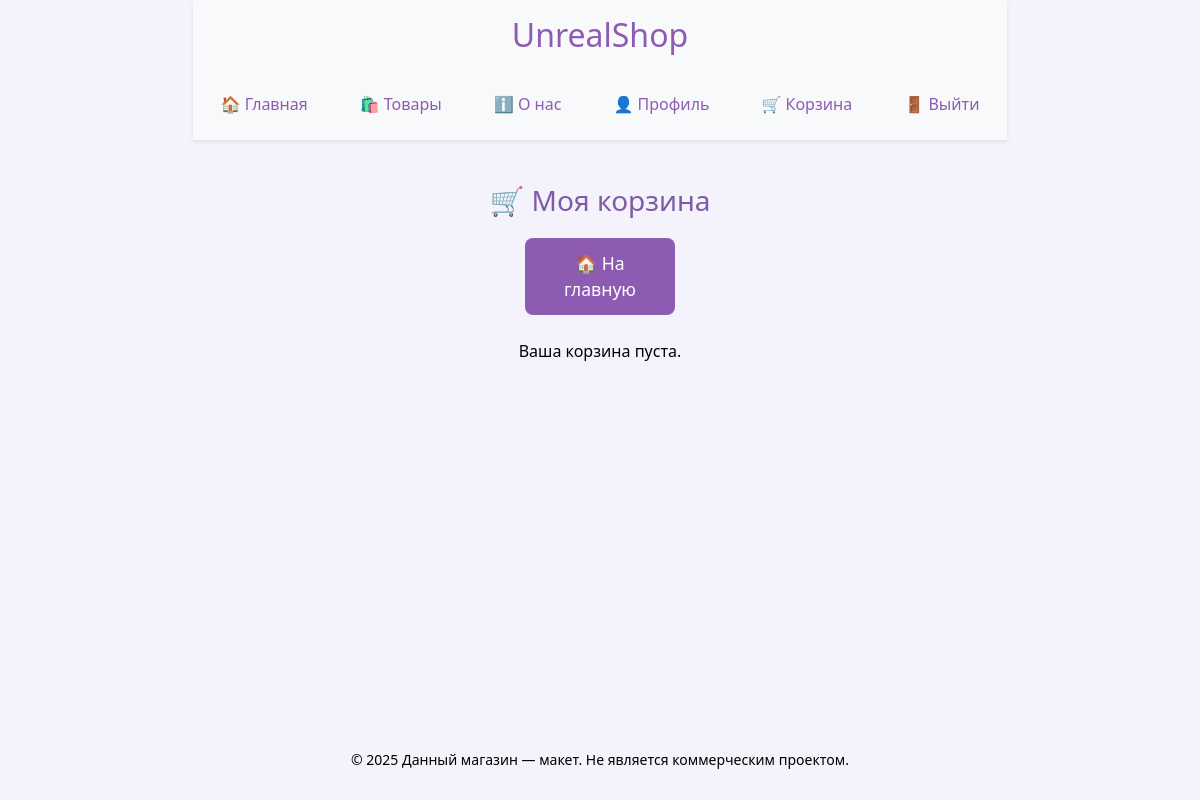
Page /cart (signed in) on the earlier database version.
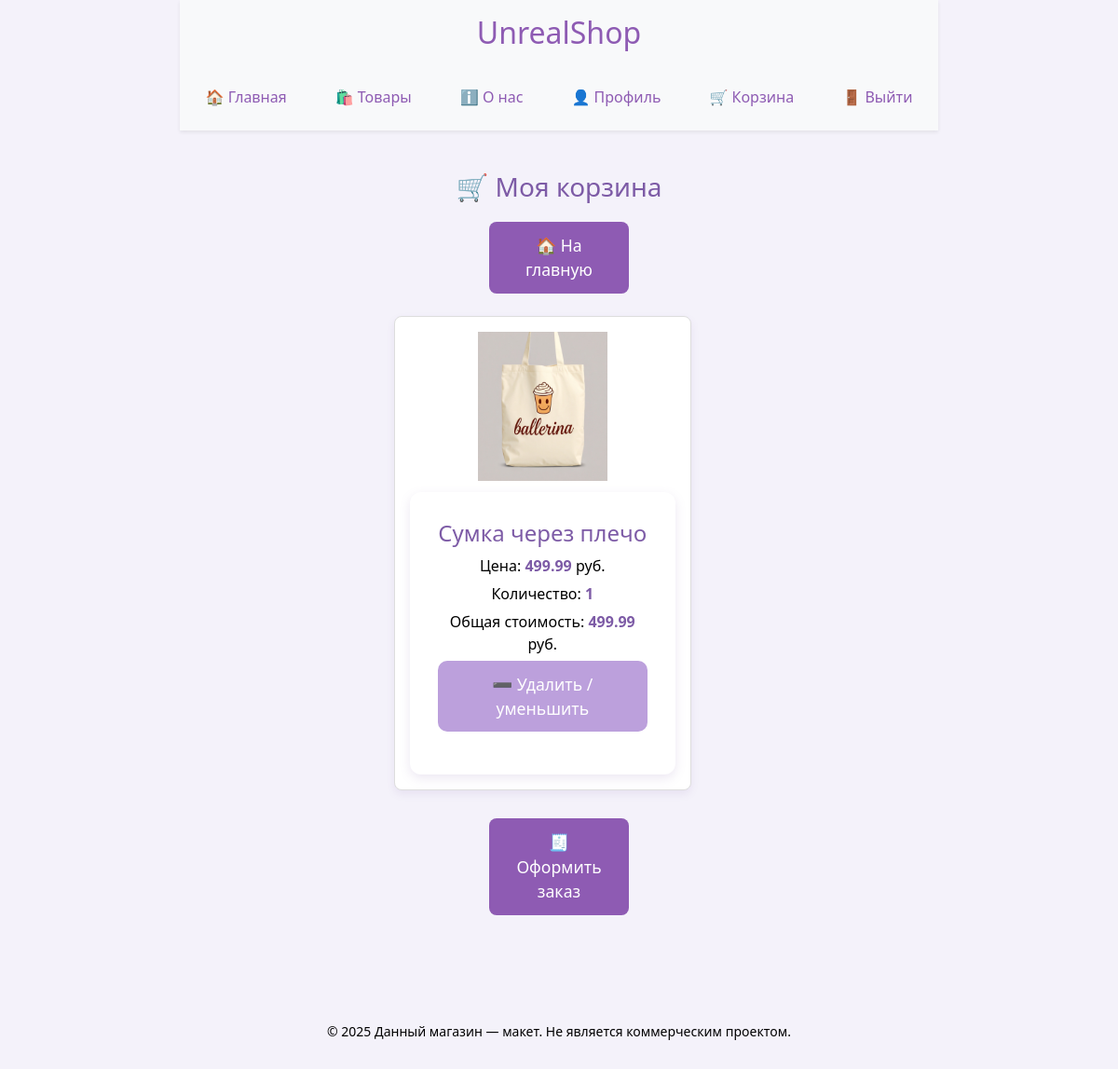
Same page on the later database version.
### website/models.py (models this page shows)
class CartItem(db.Model):
    id = db.Column(db.Integer, primary_key=True)
    user_id = db.Column(db.Integer, db.ForeignKey('user.id'), nullable=False)  # Только для авторизованных
    product_id = db.Column(db.Integer, db.ForeignKey('product.id'), nullable=False)
    quantity = db.Column(db.Integer, default=1)
    product = db.relationship('Product', backref='cart_items')

class Product(db.Model):
    id = db.Column(db.Integer, primary_key=True)
    name = db.Column(db.String(100), nullable=False)
    price = db.Column(db.Float, nullable=False)
    description = db.Column(db.Text)
    image = db.Column(db.String(200))
    category = db.Column(db.String(50), nullable=False)

### website/views.py (the view)
@views.route('/cart')
@login_required  # Доступно только авторизованным
def cart():
    cart_items = CartItem.query.filter_by(user_id=current_user.id).all()
    return render_template('cart.html', cart_items=cart_items)

### website/__init__.py (called while the page is built)
def create_app():
    app = Flask(__name__, static_folder='../static')
    app.secret_key = 'secretKey'
    app.config['SQLALCHEMY_DATABASE_URI'] = 'sqlite:///shop.db'
    app.config['SQLALCHEMY_TRACK_MODIFICATIONS'] = False
    db.init_app(app)
    migrate.init_app(app, db)  # Если используете Flask-Migrate
    from .views import views
    from .auth import auth
    app.register_blueprint(views)
    app.register_blueprint(auth)
    with app.app_context():
        db.create_all()  # Создаёт таблицы при запуске приложения
    login_manager = LoginManager()
    login_manager.login_view = 'auth.login'
    login_manager.init_app(app)
    @login_manager.user_loader
    def load_user(user_id):
        return User.query.get(int(user_id))
    return app

### website/templates/cart.html (shortened to what this page needs)
{% extends "base.html" %}
{% block content %}
<h2>🛒 Моя корзина</h2>
<a href="{{ url_for('views.home') }}" class="btn btn-primary">🏠 На главную</a>
<br><br>
<div class="product-grid">
    {% if cart_items %}
        {% for item in cart_items %}
            <div class="product-card">
                <img src="{{ url_for('static', filename=item.product.image) }}" alt="{{ item.product.name }}">
                <div class="product-details">
                    <h4>{{ item.product.name }}</h4>
                    <p>Цена: <strong>{{ item.product.price | round(2) }}</strong> руб.</p>
                    <p>Количество: <strong>{{ item.quantity }}</strong></p>
                    <p>Общая стоимость: <strong>{{ (item.product.price * item.quantity) | round(2) }}</strong> руб.</p>
                    <form action="{{ url_for('views.remove_from_cart', item_id=item.id, page='cart') }}" method="POST">
                        <button type="submit" class="btn">➖ Удалить / уменьшить</button>
                    </form>
                </div>
            </div>
        {% endfor %}
    {% else %}
        <p>Ваша корзина пуста.</p>
    {% endif %}
</div>
{% if cart_items %}
    <div class="checkout">
        <form action="{{ url_for('views.checkout') }}">
            <button type="submit" class="btn btn-big btn-primary">🧾 Оформить заказ</button>
        </form>
    </div>
{% endif %}
{% endblock %}

### website/templates/base.html (shortened to what this page needs)
<html lang="ru">
<head>
    <link href="https://cdn.jsdelivr.net/npm/bootstrap@5.3.3/dist/css/bootstrap.min.css" rel="stylesheet">
    <link rel="stylesheet" href="{{ url_for('static', filename='css/style.css') }}">
</head>
<body class="d-flex flex-column min-vh-100">
    <header class="bg-light py-3 mb-4 shadow-sm">
        <div class="container d-flex flex-column align-items-center">
            <h1><a href="{{ url_for('views.home') }}" class="text-decoration-none text-primary">UnrealShop</a></h1>
            <nav>
                <ul class="nav justify-content-center">
                    <li class="nav-item"><a class="nav-link text-primary" href="{{ url_for('views.home') }}">🏠 Главная</a></li>
                    <li class="nav-item"><a class="nav-link text-primary" href="{{ url_for('views.catalog') }}">🛍️ Товары</a></li>
                    <li class="nav-item"><a class="nav-link text-primary" href="{{ url_for('views.about') }}">ℹ️ О нас</a></li>
                    {% if current_user.is_authenticated %}
                        <li class="nav-item"><a class="nav-link text-primary" href="{{ url_for('views.profile') }}">👤 Профиль</a></li>
                        <li class="nav-item"><a class="nav-link text-primary" href="{{ url_for('views.cart') }}">🛒 Корзина</a></li>
                        <li class="nav-item"><a class="nav-link text-primary" href="{{ url_for('auth.logout') }}">🚪 Выйти</a></li>
                    {% else %}
                        <li class="nav-item"><a class="nav-link text-primary" href="{{ url_for('auth.login') }}">🔐 Войти</a></li>
                        <li class="nav-item"><a class="nav-link text-primary" href="{{ url_for('auth.register') }}">📩 Регистрация</a></li>
                    {% endif %}
                </ul>
            </nav>
        </div>
    </header>
    <main class="container mb-5">
        {% block content %}
        {% endblock %}
    </main>
    <footer>
        <p class="footer-text">© 2025 Данный магазин — макет. Не является коммерческим проектом.</p>
    </footer>
</body>
</html>

### static/css/style.css (style rules this page uses)
body { display: flex; flex-direction: column; align-items: center; justify-content: center; min-height: 100vh; margin: 0; font-family: 'Segoe UI', Tahoma, Geneva, Verdana, sans-serif; background-color: #f4f2fa; color: #7d5ba6; }
main { text-align: center; width: 100%; max-width: 1200px; padding: 20px; }
h1, h2, h3, h4, a, label, li { color: #7d5ba6; }
p, span { color: #000000; }
.btn { font-size: 1rem; padding: 10px 20px; border-radius: 8px; transition: background-color 0.3s ease; background-color: #bca0dc; color: white; border: none; }
.btn-primary { background-color: #a88ed8; color: white; }
.btn-big { font-size: 1.25rem; padding: 14px 32px; border-radius: 10px; }
header nav ul { display: flex; gap: 20px; list-style: none; padding: 0; margin: 0; justify-content: center; }
:root { --bs-primary: #8e5bb3; --bs-primary-rgb: 142, 91, 179; }
.text-primary { color: #8e5bb3 !important; }
.btn-primary { background-color: #8e5bb3 !important; border-color: #8e5bb3 !important; }
header nav ul li a { text-decoration: none; font-weight: 500; color: #7d5ba6; padding: 8px 12px; border-radius: 6px; transition: background 0.2s ease; }
footer { text-align: center; margin-top: auto; padding: 20px 0; color: #a692c9; font-size: 14px; }
.product-grid { display: flex; flex-wrap: wrap; gap: 20px; justify-content: center; }
.product-card { background-color: white; border: 1px solid #ddd; border-radius: 12px; padding: 16px; width: 250px; box-shadow: 0 4px 8px rgba(125, 91, 166, 0.1); text-align: left; }
.product-card img { width: 100%; border-radius: 8px; margin-bottom: 12px; max-height: 160px; object-fit: contain; }
.product-details p { margin: 6px 0; }
.checkout { margin-top: 40px; }
.product-details { background-color: white; padding: 30px; border-radius: 12px; box-shadow: 0 4px 12px rgba(125, 91, 166, 0.15); max-width: 800px; text-align: center; width: 100%; }
.product-details .btn { font-size: 1.1rem; padding: 12px 24px; border-radius: 10px; width: 100%; cursor: pointer; transition: background-color 0.3s ease; }
h1 { font-size: 2rem; color: #7d5ba6; margin-bottom: 30px; }
strong { color: #7d5ba6; }
.btn { font-size: 1.1rem; padding: 12px 24px; border-radius: 8px; width: 150px; cursor: pointer; transition: background-color 0.3s ease, transform 0.2s ease; }
h2 { font-size: 1.75rem; color: #7d5ba6; margin-bottom: 20px; }
footer .footer-text { background-color: #f4f2fa; padding: 10px; margin: 0; display: inline-block; }
.checkout form { margin-top: 30px; }
.product-grid { display: grid; flex-wrap: wrap; gap: 8px; justify-content: center; grid-template-columns: repeat(auto-fit, min(2px, 1fr)); }
.product-card { display: flex; flex-direction: column; height: 100%; padding: 16px; border: 1px solid #ccc; border-radius: 8px; }
.product-card img { max-width: 100%; height: auto; }
.product-card .btn { margin-top: auto; }
.product-card { background-color: white; border: 1px solid #ddd; border-radius: 8px; padding: 16px; text-align: center; box-shadow: 0 4px 8px rgba(125, 91, 166, 0.1); width: 90%; font-family: 'Segoe UI', Tahoma, Geneva, Verdana, sans-serif; max-width: 400px; }
.product-card img { width: 100%; height: 160px; object-fit: contain; border-radius: 8px; margin-bottom: 12px; }
.checkout { margin-top: 20px; }

Differences in the rows shown:
added CartItem: image (picture), product.name "Сумка через плечо", product.price "499.99", quantity "1"
now on this page (row unchanged): Product: (item.product.price*item.quantity)|round(2) "499.99"
Other differences:
text no longer shown: "Ваша корзина пуста."
text now shown: "🧾 Оформить заказ"
